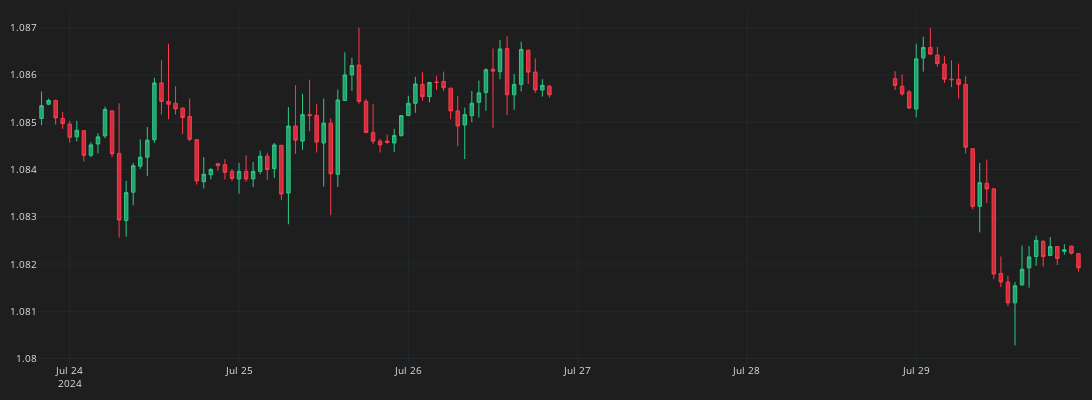

Source (notebook cell):
### Code cell
fig = go.Figure()
fig.add_trace(go.Candlestick(
    x=df_plot.time, open=df_plot.mid_o, high=df_plot.mid_h, low=df_plot.mid_l, close=df_plot.mid_c,
    line=dict(width=1), opacity=1,
    increasing_fillcolor= '#24A06B',
    decreasing_fillcolor= '#CC2E3C',
    increasing_line_color= '#2EC886',
    decreasing_line_color= '#FF3A4C'
))
fig.update_layout(width=1300, height=400,
    margin=dict(l=10, r=10, b=10, t=10),
    font=dict(size=10, color='#e1e1e1'),             
    paper_bgcolor='#1e1e1e',
    plot_bgcolor='#1e1e1e')
fig.update_xaxes(
    gridcolor='#1f292f',
    showgrid=True,fixedrange=True,rangeslider=dict(visible=False)
)
fig.update_yaxes(
    gridcolor='#1f292f',
    showgrid=True
)                  

fig.show()
